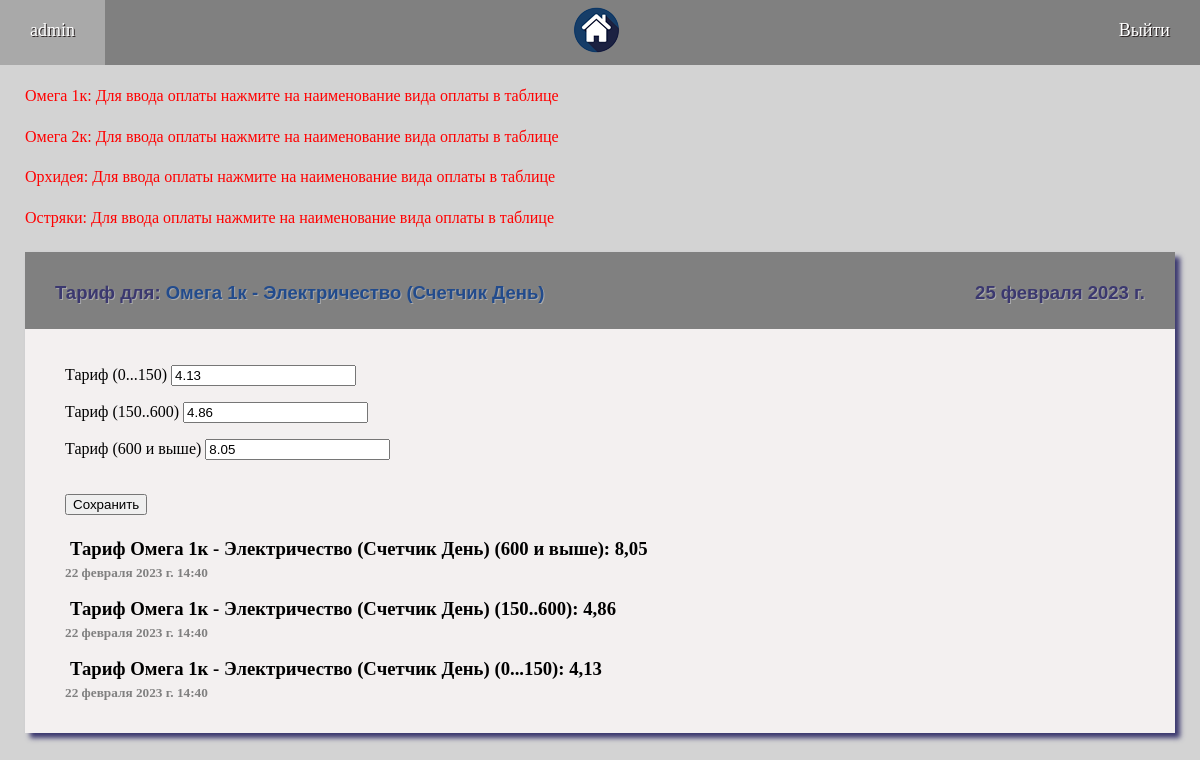
/tarif/8/34/ (signed in), run on the app's committed database.
### compay/models.py (models this page shows)
class Appartment(models.Model):
    NAME = 'Объекты'
    CT = [('counter', 'Счетчик'), ('tarif', 'Тариф')]
    name = models.CharField(max_length=50, unique=True, blank=False, verbose_name="Название объекта")
    adress = models.CharField(max_length=100, blank=True, verbose_name="Адрес объекта")
    created = models.DateTimeField(auto_now_add=True, verbose_name="Дата создания")
    electricity = models.BooleanField(default=False, verbose_name="Электричество")
    el_is_counter = models.CharField(choices=CT, max_length=50, default='tarif', blank=False, verbose_name="Расчет по")
    el_counter_discrete = models.BooleanField(default=False, verbose_name="Тариф зависит от потребления (Да/Нет)")
    el_night = models.BooleanField(default=False, verbose_name="Счетчик день-ночь (Да/Нет)")
    water = models.BooleanField(default=False, verbose_name="Вода")
    wat_is_counter = models.CharField(choices=CT, max_length=50, default='tarif', blank=False, verbose_name="Расчет по")
    gas = models.BooleanField(default=False, verbose_name="Газ")
    gas_is_counter = models.CharField(choices=CT, max_length=50, default='tarif', blank=False, verbose_name="Расчет по")
    kv = models.BooleanField(default=False, verbose_name="Квартплата")
    tbo = models.BooleanField(default=False, verbose_name="ТБО")
    domofon = models.BooleanField(default=False, verbose_name="Домофон")
    inet = models.BooleanField(default=False, verbose_name="Интернет")
    other = models.BooleanField(default=False, verbose_name="Другой платеж")
    class Meta:
        verbose_name = 'Объект'
        verbose_name_plural = 'Обьекты'
        ordering = ['name']
    def __str__(self):
        return self.name

class Item(models.Model):
    LST = [('electricity', 'Электричество'), ('water', 'Вода'), ('gas', 'Газ'), ('kv', 'Квартплата'),
           ('tbo', 'ТБО'), ('domofon', 'Домофон'), ('inet', 'Интернет'), ('other', 'Другой вид оплаты')]
    CT = [('counter', 'Счетчик'), ('tarif', 'Тариф'), ('day', 'Счетчик День'),
          ('night', 'Счетчик Ночь'), ('total', 'Итого')]
    item_name = models.CharField(choices=LST, max_length=50, blank=False, verbose_name="Предмет расчета")
    is_counter = models.CharField(choices=CT, max_length=50, default='tarif', blank=False, verbose_name="Расчет")
    created = models.DateTimeField(auto_now_add=True, verbose_name="Дата создания")
    app = models.ForeignKey('Appartment', on_delete=models.CASCADE, verbose_name="Объект")
    class Meta:
        verbose_name = 'Конфигурация для расчета'
        verbose_name_plural = 'Конфигурации для расчета'
        ordering = ['id']
    def __str__(self):
        for k, v in self.LST:
            if k == self.item_name:
                name = v
        return str(self.app) + ' - ' + name + " (" + str(self.get_is_counter_display()) + ')'

class Tarif(models.Model):
    NAME = 'Тариф '
    TYPE = [('counter', 'Счетчик'), ('day', 'День'), ('night', 'Ночь'), ('tarif', 'Тариф'),
            ('discrete2', 'Тариф2'), ('discrete3', 'Тариф3')]
    DISCR = [('0-150', '(0...150)'), ('150-600', '(150..600)'), ('600+', '(600 и выше)'), ('', '')]
    value = models.FloatField(verbose_name='Тариф ', help_text='')
    type = models.CharField(choices=TYPE, default='flat', max_length=15, blank=False, verbose_name="Тип тарифа")
    el_counter_discrete = models.CharField(choices=DISCR, default='', max_length=12,
                                           blank=False, verbose_name="Зависит от потребления")
    created = models.DateTimeField(auto_now_add=True, verbose_name="Дата создания")
    item = models.ForeignKey('Item', on_delete=models.CASCADE, verbose_name="Предмет расчета")
    def __str__(self):
        return self.NAME + ' ' + str(self.item)
    class Meta:
        verbose_name = 'Тариф для расчета'
        verbose_name_plural = 'Тарифы для расчета'
        ordering = ['-created']
    @classmethod
    def create(cls, type, item, value=0, from_value=0, to_value=1000000, el_counter_discrete=''):
        tarif = cls(type=type, item=item, value=value, el_counter_discrete=el_counter_discrete)
        return tarif

### compay/views.py (the view)
# urls.py: path('tarif/<int:app_selected>/<int:item_selected>/', tarif, name='tarif'),
@login_required
def tarif(request, app_selected, item_selected):
    global msgs, LST, date
    clean_msgs()
    tarif2 = None
    item = Item.objects.get(pk=item_selected)
    tarifs = Tarif.objects.filter(item=item_selected).order_by('-created')[:3]
    if not tarifs:
        obj = 'Пока тут нет записей'
    elif tarifs[0].el_counter_discrete != '':
        tarif3 = Tarif.create(item=tarifs[0].item, type=tarifs[0].type,
                              value=tarifs[0].value, el_counter_discrete=tarifs[0].el_counter_discrete)
        tarif2 = Tarif.create(item=tarifs[1].item, type=tarifs[1].type,
                              value=tarifs[1].value, el_counter_discrete=tarifs[1].el_counter_discrete)
        tarif = Tarif.create(item=tarifs[2].item, type=tarifs[2].type,
                             value=tarifs[2].value, el_counter_discrete=tarifs[2].el_counter_discrete)
        obj = ''
    else:
        obj = ''
        tarif = Tarif.create(item=tarifs[0].item, type=tarifs[0].type,
                             value=tarifs[0].value, el_counter_discrete='')
    form_list = []
    if request.method == 'POST':
        form = TarifForm(request.POST, instance=tarif, prefix=1)
        if tarif2:
            form2 = TarifForm(request.POST, instance=tarif2, prefix=2)
            form3 = TarifForm(request.POST, instance=tarif3, prefix=3)
            if form2.is_valid() and form3.is_valid() and form.is_valid():
                form.save()
                form2.save()
                form3.save()
                return redirect('tarifs', app_selected)
            else:
                msgs.append(dict(key=str(item) + ' Error', text='Ошибка ввода данных!',
                                 description='Error'))
        elif form.is_valid():
            form.save()
            return redirect('tarifs', app_selected)
        else:
            msgs.append(dict(key=str(item) + ' Error', text='Ошибка ввода данных!',
                             description='Error'))
    else:
        form = TarifForm(instance=tarif, prefix=1)
        form.label_suffix = tarif.get_el_counter_discrete_display()
        form_list.append(form)
        if tarif2:
            form2 = TarifForm(instance=tarif2, prefix=2)
            form2.label_suffix = tarif2.get_el_counter_discrete_display()
            form_list.append(form2)
            form3 = TarifForm(instance=tarif3, prefix=3)
            form3.label_suffix = tarif3.get_el_counter_discrete_display()
            form_list.append(form3)
    context = {'title': 'Тариф для: ', 'menu': menu, 'msgs': msgs, 'obj': obj,
               'item': item, 'app_selected': app_selected, 'item_selected': item_selected,
               'tarif_list': tarifs, 'form_list': form_list, 'date': date}
    return render(request, 'compay/tarif.html', context)

### compay/views.py (called while the page is built)
def clean_msgs(msg_to_clean=None):
    global msgs
    msgs_clean_list = ['Error']
    msgs_clean_list.append(msg_to_clean)
    for i in range(3):
        for msg in msgs:
            if msg['description'] in msgs_clean_list:
                msgs.remove(msg)

### compay/templates/compay/tarif.html (shortened to what this page needs)
{% extends 'compay/base.html' %}
{% block content %}
<div class="main">
    <div class="title">
        <div>{{ title }}<a href="{% url 'tarifs' item.app_id %}" class="links">{{ item }}</a></div>
        <div>{{ date }}</div>
    </div>
    <div class="window">
        <div class="">
        {% if form_list %}
                <form action="{% url 'tarif' app_selected item_selected %} " method='POST'>
                        {% for form in form_list %}
                            <p>{{ form }}</p>
                        {% endfor %}
                    <br>
                    <button type="submit">Сохранить</button>
                    <br><br>
                </form>
        {% endif %}
        {% for tarif in tarif_list %}
            <h3 class="text">{{ tarif }} {{ tarif.get_el_counter_discrete_display }}: {{ tarif.value }}</h3>
            <h5 class="date">{{ tarif.created }}</h5>
        {% endfor %}
        </div>
    </div>
</div>
{% endblock %}

### compay/templates/compay/base.html (shortened to what this page needs)
<!DOCTYPE html>
<html>
{% load static %}
<head>
	<link type="text/css" href="{% static 'compay/css/styles.css' %}" rel="stylesheet" />
</head>
<body>
{% block mainmenu %}
		<div class="menu">
		{% if request.user.is_authenticated %}
			<a href="{% url 'home' %}" class="menu_link">{{ user.username }}</a>
			<a href="{% url 'home' %}" class="menu_link_img"><img src="{% static 'compay/images/dom.png' %}" alt="Logo"></a>
			<a href="{% url 'logout' %}" class="menu_link">Выйти</a>
		{% else %}
			<p><br></p>
			<!-- <a href="{% url 'register' %}" class="menu_link">Регистрация</a>
			<a href="{% url 'login' %}" class="menu_link">Войти</a> -->
		{% endif %}
		</div>
{% endblock mainmenu %}
{% block msg %}
	<div class="alert">
	{% for msg in msgs %}
			<p>{{ msg.key }}: {{ msg.text }}</p>
	{% endfor %}
	</div>
{% endblock msg %}
<div class="content">
{% block content %}
{% endblock %}
</div>
</body>
</html>

### compay/static/compay/css/styles.css (style rules this page uses)
html, body { background-color: lightgrey; margin: 0; }
.content { padding: 25px; }
.title { display: flex; justify-content: space-between; font-family: 'Arial'; font-size: 18.5px; color: #3b386f; background-color: grey; padding: 30px 30px 25px 30px; margin: 0px; text-shadow: 1px 1px darkgrey; font-weight: bold; }
.alert { color: red; padding-left: 25px; }
.alert p { margin-top: 1.4rem; margin-bottom: 0; }
.menu { display: flex; justify-content: space-between; background-color: grey; font-size:18px; padding: 0px; }
.menu_link_img { padding: 5px 30px; }
.menu_link { color: white; text-decoration: none; text-shadow: 1px 1px #292222; padding: 20px 30px; }
.links { text-decoration: none; color: #224b8c; transition: font-size 0.2s; }
.main { background-color: #f3f0f0; box-shadow: 5px 5px 5px #3b386f; }
.window { display: flex; justify-content: space-between; padding: 0px 40px 20px 40px; }
.text { margin: 5px; }
.date { color: grey; margin: 0px; padding-bottom: 12px; }

### data on the page
Appartment: key "Омега 1к", text "Для ввода оплаты нажмите на наименование вида оплаты в таблице"
Appartment: key "Омега 2к", text "Для ввода оплаты нажмите на наименование вида оплаты в таблице"
Appartment: key "Орхидея", text "Для ввода оплаты нажмите на наименование вида оплаты в таблице"
Appartment: key "Остряки", text "Для ввода оплаты нажмите на наименование вида оплаты в таблице"
Item: item_name+app+is_counter "Омега 1к - Электричество (Счетчик День)"
Tarif: item.is_counter "Тариф Омега 1к - Электричество (Счетчик День)", el_counter_discrete "(600 и выше)", value "8,05", created "22 февраля 2023 г. 14:40"
Tarif: item.is_counter "Тариф Омега 1к - Электричество (Счетчик День)", el_counter_discrete "(150..600)", value "4,86", created "22 февраля 2023 г. 14:40"
Tarif: item.is_counter "Тариф Омега 1к - Электричество (Счетчик День)", el_counter_discrete "(0...150)", value "4,13", created "22 февраля 2023 г. 14:40"

### other printed values
{{ user.username }} "admin"
{{ title }} "Тариф для:"
{{ date }} "25 февраля 2023 г."
